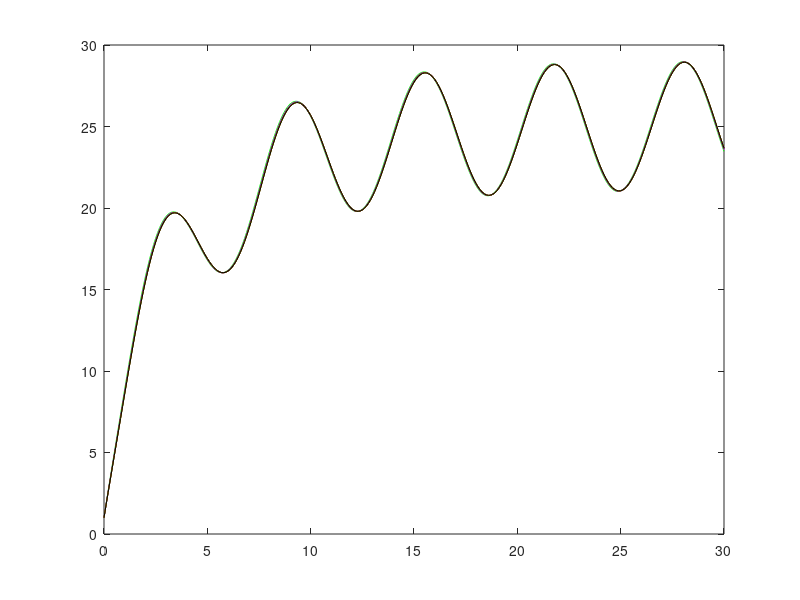

The MATLAB script that drew this image:
clear all; close all; clc;

s = ['g','m','b','r','k','y'];

%% Inputs
tfinal = 30;    % final time
dt = 0.1;      % timesteps to take
gamma = 4;
beta  = 2;
dts = 6;
%% Calculations
% interpolation times
tt = 0:dt:tfinal;
Plm1= zeros(1,length(tt));
Yl = Plm1;

for k=1:dts
    dtt = 2^(-k+1)*dt;
    n=round(tfinal/dtt);
    h = zeros(1,n+1);
    %%% Initial condition
    h(1) = 1;
    %%% -----------------
    t = 0;
    for i=2:length(h)
        t = t+dtt;
        h(i) = h(i-1) + dtt * (10+gamma*sin(t)-beta*sqrt(h(i-1)));
    end
    time = 0:dtt:tfinal;
    
    % calculate the Pl values for the current dt
    Pl = interp1(time,h,tt);
    
    % estimator summation
    Yl = Yl + (Pl - Plm1);
    
    % update P_{l-1}
    Plm1 = Pl;
    
    plot(time,h,s(k)), hold on
end

%Yl = Yl/dts;

plot(tt,Yl,'k')